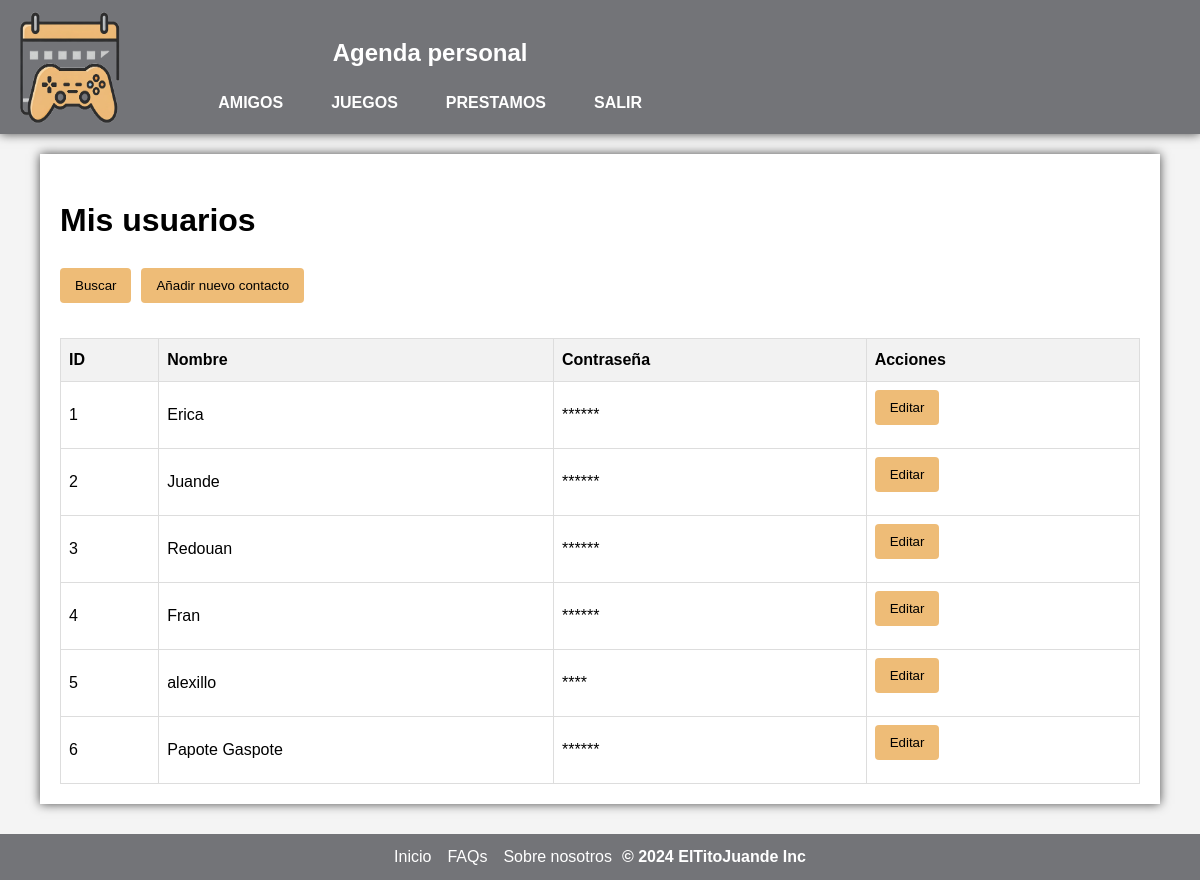
Page /Controlador/index.php?action=listarUsuarios (signed in) on the earlier database version.
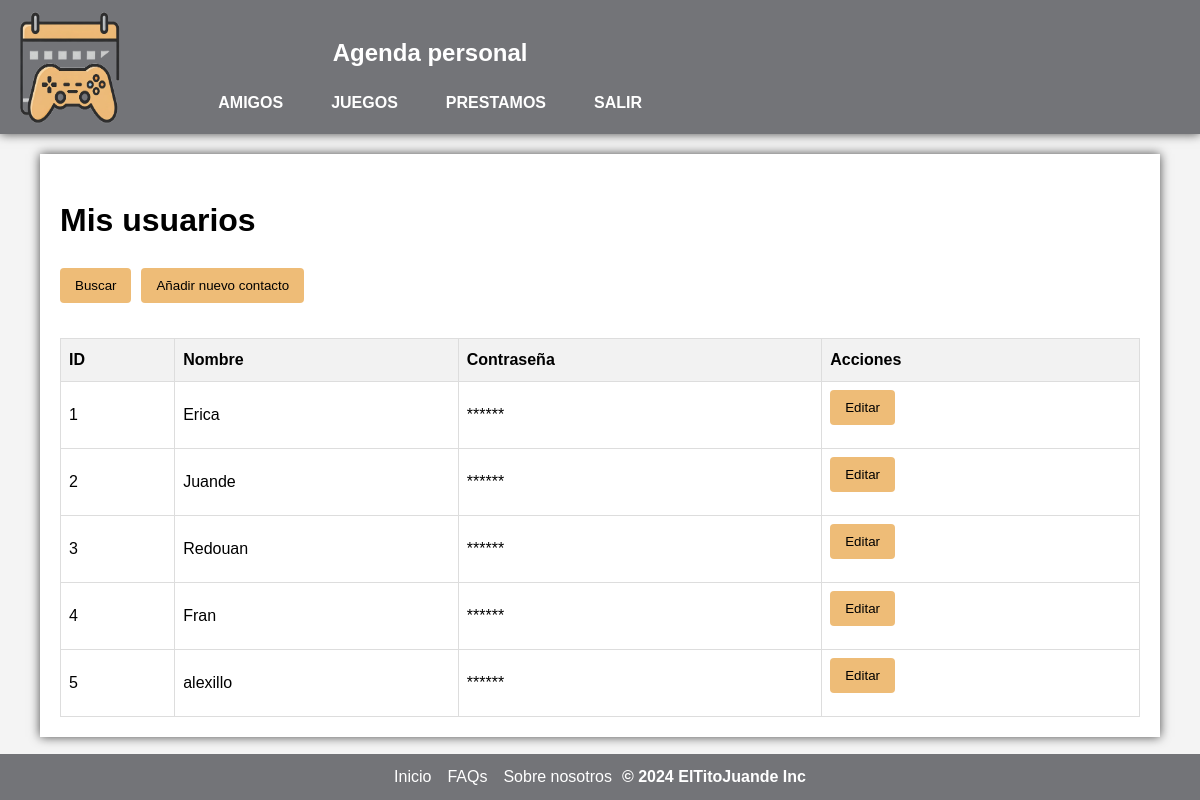
Same page on the later database version.
### tables this page shows
CREATE TABLE `usuarios` (
  `id` bigint(20) UNSIGNED NOT NULL,
  `nombre` varchar(100) NOT NULL,
  `contrasena` varchar(20) NOT NULL,
  `tipo` set('admin','usuario') NOT NULL DEFAULT 'usuario'
);

### Modelo/Usuario.php (called while the page is built, shortened)
<?php
require_once('../Modelo/class.db.php');
class Usuario {
    private $conn;
    public function __construct() {
        $this->conn = new db();
    }
    public function listarUsuarios() {
        $sentencia="SELECT id, nombre, contrasena, tipo FROM usuarios";
        $stmt = $this->conn->getConn()->prepare($sentencia);
        $stmt->bind_result($id, $nombre, $contrasena, $tipo);
        $usuarios=array();
        $stmt->execute();
        while ($stmt->fetch()) {
            $usuarios[] = array("id" => $id,"nombre" => $nombre, "contrasena" => $contrasena, "tipo" => $tipo);
        }
        return $usuarios;
    }
}
?>

### Modelo/class.db.php (called while the page is built, shortened)
<?php
    class db{
        private $conn;
        public function __construct(){
            $this->conn = new mysqli("Localhost", USU_CONN, PSW_CONN, "agenda_final");
        }
        public function getConn() {
            return $this->conn;
        }
    }
?>

### Vista/listaUsuarios.php (the view, shortened to what this page needs)
<main>
<!DOCTYPE html>
        <html lang="es">
        <head>
            <link rel="stylesheet" href="../css/style.css">
        </head>
        <body>
            <div class="container">
                <h1>Mis usuarios</h1>
                <div class="botones">
                    <form action="index.php?action=redirigirBuscarUsuario" method="post">
                         <button type="submit" class="btn">Buscar</button>
                     </form>
                     <form action="index.php?action=redirigirNuevoUsuario" method="post">
                         <button type="submit" class="btn">Añadir nuevo contacto</button>
                     </form>
                </div>
                <table>
                    <thead>
                        <tr>
                            <th>ID</th>
                            <th>Nombre</th>
                            <th>Contraseña</th>
                            <th>Acciones</th>
                        </tr>
                    </thead>
                    <tbody>
                        <?php foreach($usuarios as $usuario): ?>
                            <tr>
                                <td><?= $usuario["id"] ?></td>
                                <td><?= $usuario["nombre"] ?></td>
                                <?php
                                for($i = 0; $i < strlen($usuario["contrasena"]); $i++){
                                    $usuario["contrasena"] = str_repeat("*", strlen($usuario["contrasena"]));
                                }?>
                                <td><?= $usuario["contrasena"] ?></td>
                                <td>
                            <form action="index.php?action=editarUsuario" method="post">
                                <input type="submit" class="btn" value="Editar">
                            </form>
                            </td>
                        </tr>
                        <?php endforeach; ?>
                    </tbody>
                </table>
            </div>
        </body>
        </html>
        </main>

Differences in the rows shown:
removed usuarios: id "6", nombre "Papote Gaspote", contrasena "******"
changed usuarios "alexillo": contrasena "****" → "******"
